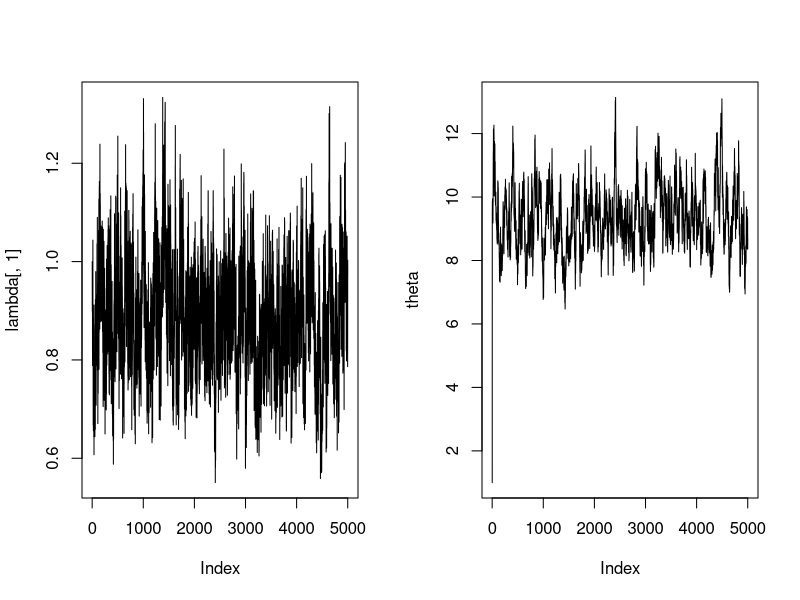
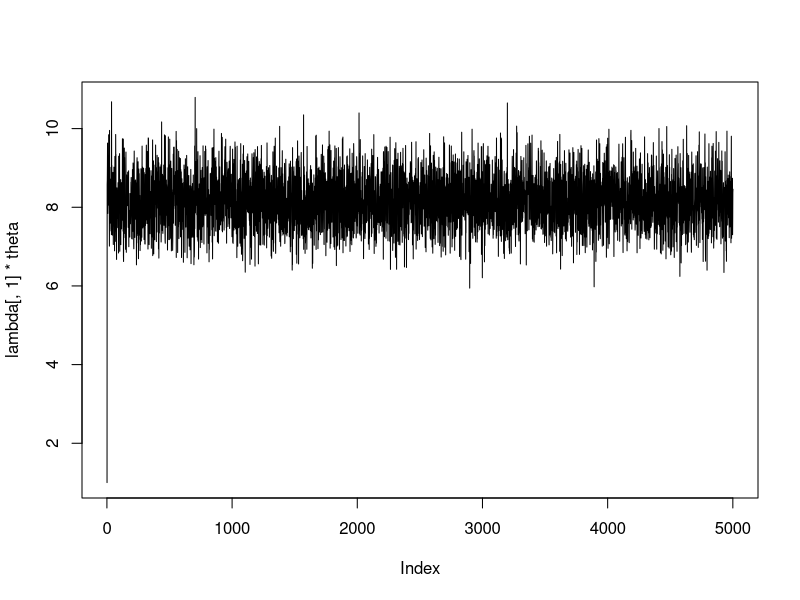
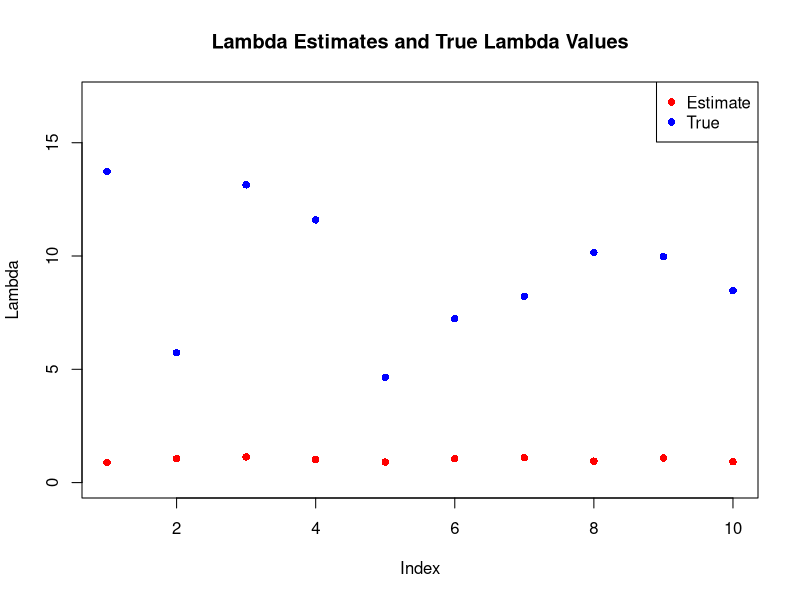

Generate these figures, in order, with R:
## ---- chunk 1
#simulate data
set.seed(17)
time.vector = c();
for (i in 1:100){
  time.vector[i] = rpois(n=1, lambda=2)
  while (time.vector[i]==0){
    time.vector[i] = rpois(n=1, lambda=2)
  }
}

lambda.1 = rgamma(n=10, shape = 10, rate =1) #generating random rates
lambda.vector2 = rep(lambda.1, each = 10)
possible.lambda = seq(0.5, 20, length.out=40)

sample.lambda = time.vector*lambda.vector2
lambda.true = matrix(sample.lambda, nrow = 10, byrow=T)
true.lambda = colMeans(lambda.true)
candy.count=c()
for (j in (1:length(sample.lambda))){
  candy.count[j] = rpois(n=1, lambda = sample.lambda[j])
}
data = matrix(candy.count, nrow = 10, byrow=T)
time = matrix(time.vector, nrow = 10, byrow=T)

#defining objects to be used in the Gibbs sampler
R = 5000 #number of iterations for Gibbs
lambda = matrix(0, nrow = R+1, ncol=10); phi=c(); theta=c()
mu = matrix(0, nrow=R+1, ncol=10)
lambda[1,] = rep(1,10); phi[1] = 1; theta[1] = 1

reject = 0; R =5000
lambda = matrix(0, nrow = R+1, ncol=10); phi=c(); theta=c()
lambda[1,] = rep(1,10); phi[1]=1; theta[1] = 1; c = d=1/2; a = b= 1
kappa = 10; phi.star = 0

for (i in (1:R)){
  #Metropolis for phi
  phi.star = 0
  while (phi.star<=0){
    phi.star = rnorm(n = 1, mean = phi[i], sd = kappa)
  }
  numerator = prod(dgamma(lambda[i,], phi.star, phi.star))*dgamma(phi.star, c, d)
  denominator = prod(dgamma(lambda[i,], phi[i], phi[i]))*dgamma(phi[i], c, d)
  alpha = min(log(1), log(numerator/denominator))
  test.prob = runif(n=1, 0, 1)
  if (log(test.prob)<alpha){
    phi[i+1] = phi.star
    } else {
    phi[i+1] = phi[i]
    reject = reject + 1
  }
  
  #getting the new theta
  theta[i+1] = rgamma(n=1, shape = sum(data) + a, sum(lambda[i,]*time) + b)
  
  #getting the new lambda
  lambda[i+1, ] = rgamma(n=10, shape = colSums(data) + phi[i+1], rate = theta[i+1]*colSums(time) + phi[i+1])
}

lambda.vector = colMeans(lambda)
par(mfrow=c(1,2))
plot(lambda[,1], type="l") #plotting the lambda one rates
plot(theta, type="l")
par(mfrow=c(1,1))
plot(lambda[,1]*theta, type="l")
## ---- chunk 2
MSE = 0
for (k in (1:length(lambda.1))){
  MSE = MSE + ((lambda.1[k]-lambda.vector[k])^2)/length(lambda.1)
}
plot(lambda.vector, main="Lambda Estimates and True Lambda Values", ylim=c(0, 17), 
     ylab="Lambda", col="red", pch =16)
points(lambda.1, col="blue", pch=16)
legend("topright", c("Estimate", "True"), pch=c(16,16), col=c("red", "blue"))
